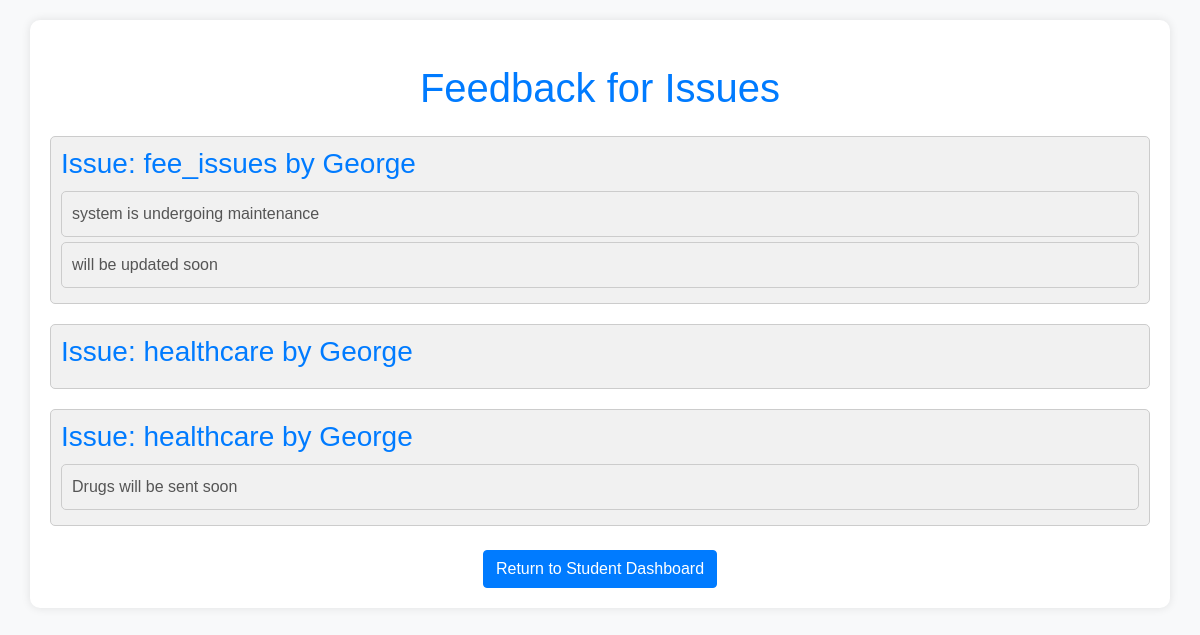
The app's page /view_feedback/ (signed in) with its own data.
### students/models.py (models this page shows, shortened)
class Issue(models.Model):
    ISSUE_CHOICES = [
        ('healthcare', 'Healthcare'),
        ('fee_issues', 'Fee Issues'),
        ('guidance_and_counselling', 'Guidance and Counselling'),
        ('accommodation', 'Accommodation'),
        ('exam_issues', 'Exam Issues'),
        ('others', 'Others'),
    ]
    student = models.ForeignKey(Student, on_delete=models.CASCADE, related_name='student_issues')
    issue_type = models.CharField(max_length=30, choices=ISSUE_CHOICES)
    description = models.TextField()
    feedback = models.TextField(blank=True)
    category = models.CharField(max_length=100, choices=ISSUE_CHOICES, blank=True, null=True)
    issue_admin = models.ForeignKey(IssueAdmin, on_delete=models.SET_NULL, null=True, blank=True)
    date_submitted = models.DateTimeField(auto_now_add=True)
    def __str__(self):
        return f"{self.issue_type} by {self.student.user.username}"

class Student(models.Model):
    user = models.OneToOneField(User, on_delete=models.CASCADE, related_name='student_profile')
    registration_number = models.CharField(max_length=20, unique=True)

class Feedback(models.Model):
    issue = models.ForeignKey('Issue', on_delete=models.CASCADE, related_name='feedbacks')
    text = models.TextField()
    created_at = models.DateTimeField(auto_now_add=True)
    admin = models.ForeignKey(User, on_delete=models.SET_NULL, null=True)

### students/views.py (the view)
# urls.py: path('view_feedback/', views.view_feedback, name='view_feedback'),
@login_required(login_url='student_login')
def view_feedback(request):
    student = request.user.student_profile
    issues = Issue.objects.filter(student=student)
    issues_with_feedback = {}
    for issue in issues:
        feedbacks = Feedback.objects.filter(issue=issue)
        issues_with_feedback[issue] = feedbacks
    return render(request, 'view_feedback.html', {'issues_with_feedback': issues_with_feedback})

### students/templates/view_feedback.html (shortened to what this page needs)
<!DOCTYPE html>
<html lang="en">
<head>
 <link href="https://maxcdn.bootstrapcdn.com/bootstrap/4.5.2/css/bootstrap.min.css" rel="stylesheet">
</head>
<body>
 <div class="container">
  <h1 class="mt-4 mb-4">Feedback for Issues</h1>
  {% if issues_with_feedback %}
  <ul>
   {% for issue, feedbacks in issues_with_feedback.items %}
   <li>
    <h3>Issue: {{ issue }}</h3>
    <ul>
     {% for feedback in feedbacks %}
     <li>{{ feedback.text }}</li>
     {% endfor %}
    </ul>
   </li>
   {% endfor %}
  </ul>
  {% else %}
  <p>No feedback available.</p>
  {% endif %}
  <div class="text-center mt-4">
   <a href="{% url 'student_dashboard' %}" class="btn btn-primary">Return to Student Dashboard</a>
  </div>
 </div>
</body>
</html>

### students/templates/view_feedback.html (style rules this page uses)
body { background-color: #f8f9fa; font-family: Arial, sans-serif; }
.container { background-color: #fff; border-radius: 10px; box-shadow: 0 0 10px rgba(0, 0, 0, 0.1); padding: 20px; margin-top: 20px; }
h1 { color: #007bff; text-align: center; }
ul { list-style-type: none; padding: 0; }
li { margin-bottom: 20px; border: 1px solid #ccc; border-radius: 5px; padding: 10px; background-color: #f1f1f1; }
li h3 { margin-bottom: 10px; color: #007bff; }
li ul { list-style-type: none; padding: 0; }
li ul li { margin-bottom: 5px; color: #555; }
.btn-primary { background-color: #007bff; border-color: #007bff; }

### records on screen
Issue: issue_type+student "fee_issues by George"
Feedback: text "system is undergoing maintenance"
Feedback: text "will be updated soon"
Issue: issue_type+student "healthcare by George"
Issue: issue_type+student "healthcare by George"
Feedback: text "Drugs will be sent soon"
